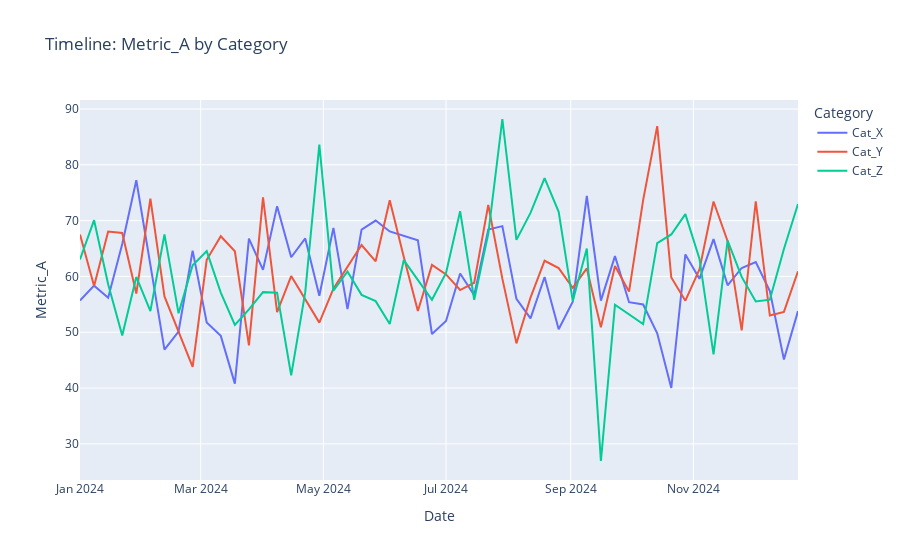

Here is the notebook cell this chart was saved with:
### Code cell
import pandas as pd
import plotly.express as px

df = pd.read_csv("main.csv", parse_dates=["Date"])
# Example: timeseries of Metric_A aggregated by Date and Category
ts = df.groupby(["Date","Category"])["Metric_A"].mean().reset_index()
fig = px.line(ts, x="Date", y="Metric_A", color="Category", title="Timeline: Metric_A by Category")
fig.show()
